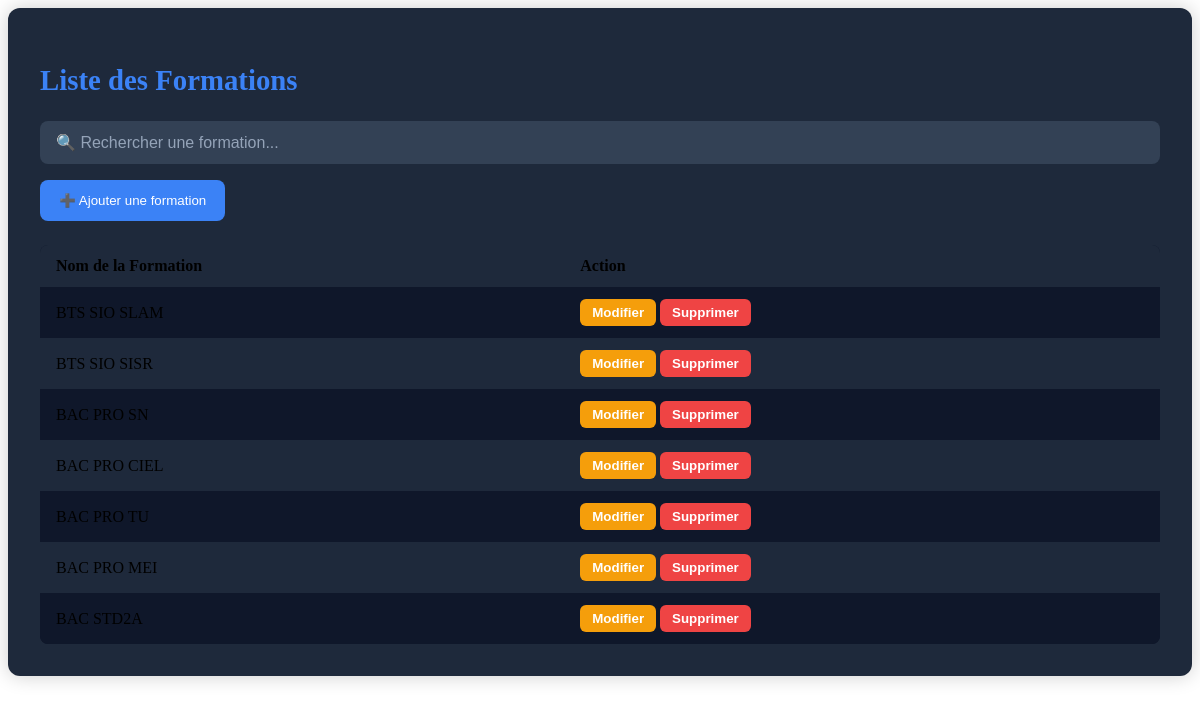
The app's page /vue/page_admin/Formation.php with its own data.
### tables this page shows
CREATE TABLE IF NOT EXISTS `formation` (
  `id_formation` int NOT NULL AUTO_INCREMENT,
  `nom_formation` varchar(255) NOT NULL,
  PRIMARY KEY (`id_formation`)
);

### src/repository/FormationRepository.php (called while the page is built, shortened)
<?php
class FormationRepository
{
    private $bdd;
    public function __construct()
    {
        $this->bdd = new BDD();
    }
    public function listeFormation()
    {
        $sql = 'SELECT * FROM formation';
        $req = $this->bdd->getBdd()->prepare($sql);
        $req->execute();
        return $req->fetchAll(\PDO::FETCH_ASSOC);
    }
}

### src/bdd/BDD.php (called while the page is built)
<?php
class BDD
{
    private $bdd;
    public function __construct()
    {
            $this->bdd = new PDO('mysql:host=localhost;dbname=projetlprs;charset=utf8', 'root', '');
    }
    public function getBDD()
    {
        return $this->bdd;
    }
}

### vue/page_admin/Formation.php (the view, shortened to what this page needs)
<?php
require_once __DIR__ . '/../../src/repository/FormationRepository.php';
require_once __DIR__ . '/../../src/bdd/BDD.php';
$repo = new FormationRepository();
$listeFormation = $repo->listeFormation();
?>
<div class="admin-container">
    <h2>Liste des Formations</h2>
    <input type="text" id="search" class="search-bar" placeholder="🔍 Rechercher une formation..." onkeyup="filter()">
    <button class="btn-ajout" onclick="window.location.href='page_admin/crud/AjoutFormation.php'">
        ➕ Ajouter une formation
    </button>
    <table>
        <thead>
        <tr>
            <th>Nom de la Formation</th>
            <th>Action</th>
        </tr>
        </thead>
        <tbody>
        <?php if (!empty($listeFormation)) : ?>
            <?php foreach ($listeFormation as $formation) : ?>
            <tr>
                <td><?= htmlspecialchars($formation['nom_formation']) ?></td>
                <td>
                    <button class="btn-action btn-modifier" onclick="window.location.href='../vue/page_admin/crud/ModifFormation.php?id=<?= $formation['id_formation'] ?>'">Modifier</button>
                    <button class="btn-action btn-supprimer" onclick="if(confirm('Supprimer cet evenement ?')) window.location.href='../src/traitement/Formation/TraitementSuppressionFormation.php?id=<?= $formation['id_formation'] ?>'">Supprimer</button>
                </td>
            </tr>
            <?php endforeach; ?>
        <?php else: ?>
            <tr><td colspan="10" style="text-align:center; opacity:0.7;">Aucune formation trouvée 😔</td></tr>
        <?php endif; ?>
        </tbody>
    </table>
</div>

### vue/page_admin/Formation.php (style rules this page uses)
.admin-container { background: #1e293b; color: #f1f5f9; padding: 2rem; border-radius: 12px; box-shadow: 0 0 20px rgba(0,0,0,0.2); max-width: 1200px; margin: 0 auto; }
.admin-container h2 { color: #3b82f6; font-size: 1.8rem; margin-bottom: 1.5rem; }
.search-bar { width: 100%; padding: 0.8rem 1rem; margin-bottom: 1rem; border: none; border-radius: 8px; background: #334155; color: white; font-size: 1rem; }
.search-bar::placeholder { color: #94a3b8; }
.btn-ajout { background: #3b82f6; border: none; color: white; padding: 0.8rem 1.2rem; border-radius: 8px; cursor: pointer; margin-bottom: 1.5rem; transition: 0.2s; }
table { width: 100%; border-collapse: collapse; background: #0f172a; border-radius: 8px; overflow: hidden; }
th, td { text-align: left; padding: 12px 16px; }
thead { background: #1e293b; }
tbody tr:nth-child(odd) { background: #0f172a; }
tbody tr:nth-child(even) { background: #1e293b; }
.btn-action { border: none; padding: 6px 12px; border-radius: 6px; cursor: pointer; font-weight: bold; color: white; transition: 0.2s; }
.btn-modifier { background: #f59e0b; }
.btn-supprimer { background: #ef4444; }

### records on screen
formation: nom_formation "BTS SIO SLAM"
formation: nom_formation "BTS SIO SISR"
formation: nom_formation "BAC PRO SN"
formation: nom_formation "BAC PRO CIEL"
formation: nom_formation "BAC PRO TU"
formation: nom_formation "BAC PRO MEI"
formation: nom_formation "BAC STD2A"
